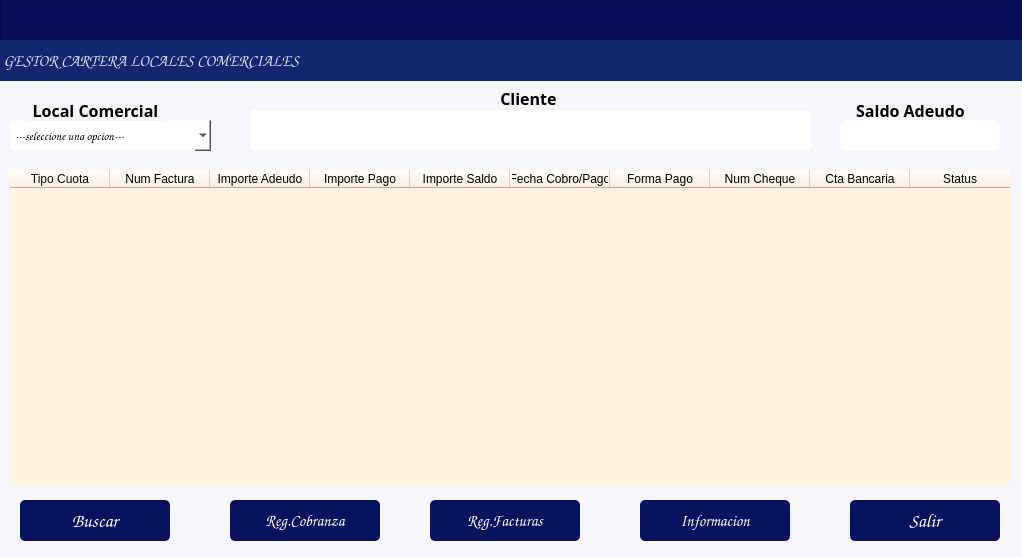
<?xml version="1.0" encoding="UTF-8"?>
<ui version="4.0">
 <class>formPrincipalCM</class>
 <widget class="QDialog" name="formPrincipalCM">
  <property name="windowModality">
   <enum>Qt::WindowModality::ApplicationModal</enum>
  </property>
  <property name="geometry">
   <rect>
    <x>0</x>
    <y>0</y>
    <width>1022</width>
    <height>557</height>
   </rect>
  </property>
  <property name="windowTitle">
   <string/>
  </property>
  <property name="styleSheet">
   <string notr="true">background-color: rgb(245, 245, 252);</string>
  </property>
  <property name="modal">
   <bool>true</bool>
  </property>
  <widget class="QComboBox" name="cmblocal">
   <property name="geometry">
    <rect>
     <x>10</x>
     <y>120</y>
     <width>201</width>
     <height>31</height>
    </rect>
   </property>
   <property name="font">
    <font>
     <family>Comic Sans MS</family>
    </font>
   </property>
   <property name="styleSheet">
    <string notr="true">background-color: rgb(255, 255, 255);
border-radius:5px;</string>
   </property>
   <item>
    <property name="text">
     <string>---seleccione una opcion---</string>
    </property>
   </item>
  </widget>
  <widget class="QLabel" name="label_2">
   <property name="geometry">
    <rect>
     <x>20</x>
     <y>100</y>
     <width>151</width>
     <height>21</height>
    </rect>
   </property>
   <property name="font">
    <font>
     <family>Arial Rounded MT</family>
     <pointsize>12</pointsize>
     <bold>true</bold>
    </font>
   </property>
   <property name="text">
    <string>Local Comercial</string>
   </property>
   <property name="alignment">
    <set>Qt::AlignmentFlag::AlignCenter</set>
   </property>
  </widget>
  <widget class="QLabel" name="label_3">
   <property name="geometry">
    <rect>
     <x>850</x>
     <y>100</y>
     <width>121</width>
     <height>21</height>
    </rect>
   </property>
   <property name="font">
    <font>
     <family>Arial Rounded MT</family>
     <pointsize>12</pointsize>
     <bold>true</bold>
    </font>
   </property>
   <property name="text">
    <string>Saldo Adeudo</string>
   </property>
   <property name="alignment">
    <set>Qt::AlignmentFlag::AlignCenter</set>
   </property>
  </widget>
  <widget class="QLabel" name="label_4">
   <property name="geometry">
    <rect>
     <x>470</x>
     <y>90</y>
     <width>121</width>
     <height>16</height>
    </rect>
   </property>
   <property name="font">
    <font>
     <family>Arial Rounded MT</family>
     <pointsize>12</pointsize>
     <bold>true</bold>
    </font>
   </property>
   <property name="text">
    <string>Cliente </string>
   </property>
   <property name="alignment">
    <set>Qt::AlignmentFlag::AlignCenter</set>
   </property>
  </widget>
  <widget class="QPushButton" name="btnBuscar">
   <property name="geometry">
    <rect>
     <x>20</x>
     <y>500</y>
     <width>150</width>
     <height>41</height>
    </rect>
   </property>
   <property name="font">
    <font>
     <family>Comic Sans MS</family>
     <pointsize>14</pointsize>
     <bold>true</bold>
    </font>
   </property>
   <property name="styleSheet">
    <string notr="true">background-color: rgb(8, 19, 95);
color: rgb(255, 255, 255);
border-radius:5px;</string>
   </property>
   <property name="text">
    <string>Buscar</string>
   </property>
   <property name="icon">
    <iconset>
     <normaloff>../iconos/Aha-Soft-Large-Seo-Search.512.png</normaloff>../iconos/Aha-Soft-Large-Seo-Search.512.png</iconset>
   </property>
   <property name="iconSize">
    <size>
     <width>30</width>
     <height>30</height>
    </size>
   </property>
  </widget>
  <widget class="QPushButton" name="btnRegCob">
   <property name="geometry">
    <rect>
     <x>230</x>
     <y>500</y>
     <width>150</width>
     <height>41</height>
    </rect>
   </property>
   <property name="font">
    <font>
     <family>Comic Sans MS</family>
     <pointsize>12</pointsize>
     <bold>true</bold>
    </font>
   </property>
   <property name="styleSheet">
    <string notr="true">background-color: rgb(8, 19, 95);
color: rgb(255, 255, 255);
border-radius:5px;</string>
   </property>
   <property name="text">
    <string>Reg.Cobranza</string>
   </property>
   <property name="icon">
    <iconset>
     <normaloff>../iconos/Webiconset-Application-Invoice.128.png</normaloff>../iconos/Webiconset-Application-Invoice.128.png</iconset>
   </property>
   <property name="iconSize">
    <size>
     <width>30</width>
     <height>30</height>
    </size>
   </property>
  </widget>
  <widget class="QPushButton" name="btnRegFact">
   <property name="geometry">
    <rect>
     <x>430</x>
     <y>500</y>
     <width>150</width>
     <height>41</height>
    </rect>
   </property>
   <property name="font">
    <font>
     <family>Comic Sans MS</family>
     <pointsize>12</pointsize>
     <bold>true</bold>
    </font>
   </property>
   <property name="styleSheet">
    <string notr="true">background-color: rgb(8, 19, 95);
color: rgb(255, 255, 255);
border-radius:5px;
</string>
   </property>
   <property name="text">
    <string>Reg.Facturas</string>
   </property>
   <property name="icon">
    <iconset>
     <normaloff>../iconos/icons8-factura-100.png</normaloff>../iconos/icons8-factura-100.png</iconset>
   </property>
   <property name="iconSize">
    <size>
     <width>30</width>
     <height>30</height>
    </size>
   </property>
  </widget>
  <widget class="QPushButton" name="btnEdoCta">
   <property name="geometry">
    <rect>
     <x>640</x>
     <y>500</y>
     <width>150</width>
     <height>41</height>
    </rect>
   </property>
   <property name="font">
    <font>
     <family>Comic Sans MS</family>
     <pointsize>12</pointsize>
     <bold>true</bold>
    </font>
   </property>
   <property name="styleSheet">
    <string notr="true">background-color: rgb(8, 19, 95);
color: rgb(255, 255, 255);
border-radius:5px;
</string>
   </property>
   <property name="text">
    <string>Informacion</string>
   </property>
   <property name="icon">
    <iconset>
     <normaloff>../iconos/descargar.png</normaloff>../iconos/descargar.png</iconset>
   </property>
   <property name="iconSize">
    <size>
     <width>30</width>
     <height>30</height>
    </size>
   </property>
  </widget>
  <widget class="QPushButton" name="btnSalir">
   <property name="geometry">
    <rect>
     <x>850</x>
     <y>500</y>
     <width>150</width>
     <height>41</height>
    </rect>
   </property>
   <property name="font">
    <font>
     <family>Comic Sans MS</family>
     <pointsize>14</pointsize>
     <bold>true</bold>
    </font>
   </property>
   <property name="focusPolicy">
    <enum>Qt::FocusPolicy::WheelFocus</enum>
   </property>
   <property name="styleSheet">
    <string notr="true">background-color: rgb(8, 19, 95);
color: rgb(255, 255, 255);
border-radius:5px;</string>
   </property>
   <property name="text">
    <string>Salir</string>
   </property>
   <property name="icon">
    <iconset>
     <normaloff>../iconos/salir.ico</normaloff>../iconos/salir.ico</iconset>
   </property>
   <property name="iconSize">
    <size>
     <width>30</width>
     <height>30</height>
    </size>
   </property>
  </widget>
  <widget class="QTableWidget" name="tblCarteraCM">
   <property name="geometry">
    <rect>
     <x>10</x>
     <y>170</y>
     <width>1001</width>
     <height>316</height>
    </rect>
   </property>
   <property name="maximumSize">
    <size>
     <width>16777215</width>
     <height>16777214</height>
    </size>
   </property>
   <property name="styleSheet">
    <string notr="true">background-color: rgb(255, 242, 222);

font: 700 9pt &quot;Arial Rounded MT&quot;;
border-radius:5px;</string>
   </property>
   <property name="showGrid">
    <bool>false</bool>
   </property>
   <property name="gridStyle">
    <enum>Qt::PenStyle::DashLine</enum>
   </property>
   <column>
    <property name="text">
     <string>Tipo Cuota</string>
    </property>
    <property name="background">
     <color>
      <red>255</red>
      <green>255</green>
      <blue>255</blue>
     </color>
    </property>
    <property name="foreground">
     <brush brushstyle="SolidPattern">
      <color alpha="255">
       <red>8</red>
       <green>8</green>
       <blue>8</blue>
      </color>
     </brush>
    </property>
   </column>
   <column>
    <property name="text">
     <string>Num Factura</string>
    </property>
    <property name="foreground">
     <brush brushstyle="SolidPattern">
      <color alpha="255">
       <red>0</red>
       <green>0</green>
       <blue>0</blue>
      </color>
     </brush>
    </property>
   </column>
   <column>
    <property name="text">
     <string>Importe Adeudo</string>
    </property>
    <property name="foreground">
     <brush brushstyle="SolidPattern">
      <color alpha="255">
       <red>0</red>
       <green>0</green>
       <blue>0</blue>
      </color>
     </brush>
    </property>
   </column>
   <column>
    <property name="text">
     <string>Importe Pago</string>
    </property>
    <property name="foreground">
     <brush brushstyle="SolidPattern">
      <color alpha="255">
       <red>0</red>
       <green>0</green>
       <blue>0</blue>
      </color>
     </brush>
    </property>
   </column>
   <column>
    <property name="text">
     <string>Importe Saldo</string>
    </property>
    <property name="foreground">
     <brush brushstyle="SolidPattern">
      <color alpha="255">
       <red>0</red>
       <green>0</green>
       <blue>0</blue>
      </color>
     </brush>
    </property>
   </column>
   <column>
    <property name="text">
     <string>Fecha Cobro/Pago</string>
    </property>
    <property name="foreground">
     <brush brushstyle="SolidPattern">
      <color alpha="255">
       <red>0</red>
       <green>0</green>
       <blue>0</blue>
      </color>
     </brush>
    </property>
   </column>
   <column>
    <property name="text">
     <string>Forma Pago</string>
    </property>
    <property name="foreground">
     <brush brushstyle="SolidPattern">
      <color alpha="255">
       <red>0</red>
       <green>0</green>
       <blue>0</blue>
      </color>
     </brush>
    </property>
   </column>
   <column>
    <property name="text">
     <string>Num Cheque</string>
    </property>
    <property name="foreground">
     <brush brushstyle="SolidPattern">
      <color alpha="255">
       <red>0</red>
       <green>0</green>
       <blue>0</blue>
      </color>
     </brush>
    </property>
   </column>
   <column>
    <property name="text">
     <string>Cta Bancaria</string>
    </property>
    <property name="foreground">
     <brush brushstyle="SolidPattern">
      <color alpha="255">
       <red>0</red>
       <green>0</green>
       <blue>0</blue>
      </color>
     </brush>
    </property>
   </column>
   <column>
    <property name="text">
     <string>Status</string>
    </property>
    <property name="foreground">
     <brush brushstyle="SolidPattern">
      <color alpha="255">
       <red>0</red>
       <green>0</green>
       <blue>0</blue>
      </color>
     </brush>
    </property>
   </column>
  </widget>
  <widget class="QFrame" name="frame_5">
   <property name="geometry">
    <rect>
     <x>0</x>
     <y>0</y>
     <width>1031</width>
     <height>81</height>
    </rect>
   </property>
   <property name="maximumSize">
    <size>
     <width>16777215</width>
     <height>16777215</height>
    </size>
   </property>
   <property name="styleSheet">
    <string notr="true">background-color: rgb(8, 14, 91);</string>
   </property>
   <property name="frameShape">
    <enum>QFrame::Shape::StyledPanel</enum>
   </property>
   <property name="frameShadow">
    <enum>QFrame::Shadow::Raised</enum>
   </property>
   <widget class="QLabel" name="label_11">
    <property name="geometry">
     <rect>
      <x>0</x>
      <y>40</y>
      <width>1041</width>
      <height>41</height>
     </rect>
    </property>
    <property name="font">
     <font>
      <family>Comic Sans MS</family>
      <pointsize>12</pointsize>
      <bold>true</bold>
     </font>
    </property>
    <property name="styleSheet">
     <string notr="true">color: rgb(255, 255, 255);
background-color: rgb(19, 39, 113);
color: rgb(255, 78, 2);
color: rgb(216, 224, 236);</string>
    </property>
    <property name="text">
     <string> GESTOR CARTERA LOCALES COMERCIALES</string>
    </property>
    <property name="alignment">
     <set>Qt::AlignmentFlag::AlignLeading|Qt::AlignmentFlag::AlignLeft|Qt::AlignmentFlag::AlignVCenter</set>
    </property>
   </widget>
  </widget>
  <widget class="QLineEdit" name="txtSaldo">
   <property name="geometry">
    <rect>
     <x>840</x>
     <y>120</y>
     <width>160</width>
     <height>30</height>
    </rect>
   </property>
   <property name="font">
    <font>
     <family>Comic Sans MS</family>
     <pointsize>12</pointsize>
    </font>
   </property>
   <property name="styleSheet">
    <string notr="true">background-color: rgb(255, 255, 255);
border-radius:5px;</string>
   </property>
   <property name="alignment">
    <set>Qt::AlignmentFlag::AlignBottom|Qt::AlignmentFlag::AlignHCenter</set>
   </property>
   <property name="readOnly">
    <bool>true</bool>
   </property>
  </widget>
  <widget class="QLineEdit" name="txtCliente">
   <property name="geometry">
    <rect>
     <x>250</x>
     <y>110</y>
     <width>561</width>
     <height>41</height>
    </rect>
   </property>
   <property name="font">
    <font>
     <family>Comic Sans MS</family>
     <pointsize>16</pointsize>
    </font>
   </property>
   <property name="styleSheet">
    <string notr="true">background-color: rgb(255, 255, 255);
border-radius:5px;</string>
   </property>
   <property name="alignment">
    <set>Qt::AlignmentFlag::AlignBottom|Qt::AlignmentFlag::AlignLeading|Qt::AlignmentFlag::AlignLeft</set>
   </property>
   <property name="readOnly">
    <bool>true</bool>
   </property>
  </widget>
 </widget>
 <resources/>
 <connections/>
</ui>
